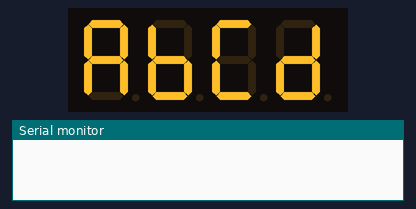
This sketch was run on a simulated Arduino Uno, built with avr-gcc and run on an emulated ATmega328P. Shown: 4-digit seven-segment display, the last lines printed to the serial monitor. The local clock reads 2024-03-15 10:24:30 at power-on unless the sketch sets it.

Above: at 0.1 s.
At 3.1 s:
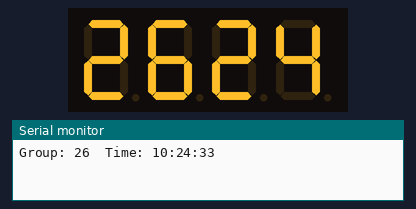
At 65.7 s:
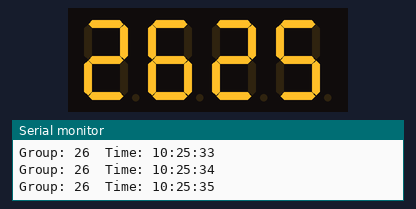
At 128.3 s:
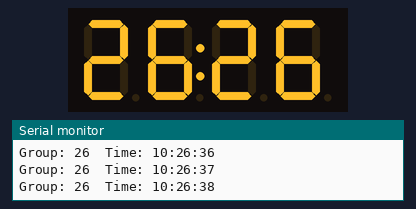

The sketch:

RTCtester_modified.ino
```cpp
// Modified RTCtester for lab:
// - Serial prints group number first
// - TM1637 shows "组号:分钟" as GG:MM (4 digits + colon)
#include "TM1637.h"
#include "RTClib.h"

// TODO: change to your real group number
#define GROUP_NUM 26

#define CLK 10
#define DIO 9
TM1637 tm1637(CLK, DIO);
RTC_DS1307 RTC;
int8_t TimeDisp[] = {0xff, 0xff, 0xff, 0xff};

void setup() {
  Serial.begin(9600);
  if (!RTC.begin()) {
    Serial.println("Couldn't find RTC");
    while (1);
  }
  if (!RTC.isrunning()) {
    Serial.println("RTC is NOT running!");
    RTC.adjust(DateTime(F(__DATE__), F(__TIME__)));
  }
  tm1637.init();
  tm1637.set(2);
  tm1637.display(0, 10);
  tm1637.display(1, 11);
  tm1637.display(2, 12);
  tm1637.display(3, 13);
  delay(3000);
}

int minute, second;
unsigned char ClockPoint = 1;

void loop() {
  DateTime theTime = RTC.now();
  second = theTime.second();
  minute = theTime.minute();

  // PPT: print group number before sensor data
  Serial.print("Group: ");
  Serial.print(GROUP_NUM);
  Serial.print("  Time: ");
  Serial.print(theTime.hour());
  Serial.print(":");
  Serial.print(minute);
  Serial.print(":");
  Serial.println(second);

  // PPT: TM1637 show 组号:分钟  -> two digits group + two digits minute
  int g = GROUP_NUM;
  if (g < 0) g = 0;
  if (g > 99) g = 99;
  TimeDisp[0] = g / 10;
  TimeDisp[1] = g % 10;
  TimeDisp[2] = minute / 10;
  TimeDisp[3] = minute % 10;

  tm1637.display(0, TimeDisp[0]);
  tm1637.display(1, TimeDisp[1]);
  tm1637.display(2, TimeDisp[2]);
  tm1637.display(3, TimeDisp[3]);

  ClockPoint = (~ClockPoint) & 0x01;
  if (ClockPoint) tm1637.point(POINT_ON);
  else tm1637.point(POINT_OFF);

  delay(1000);
}
```
